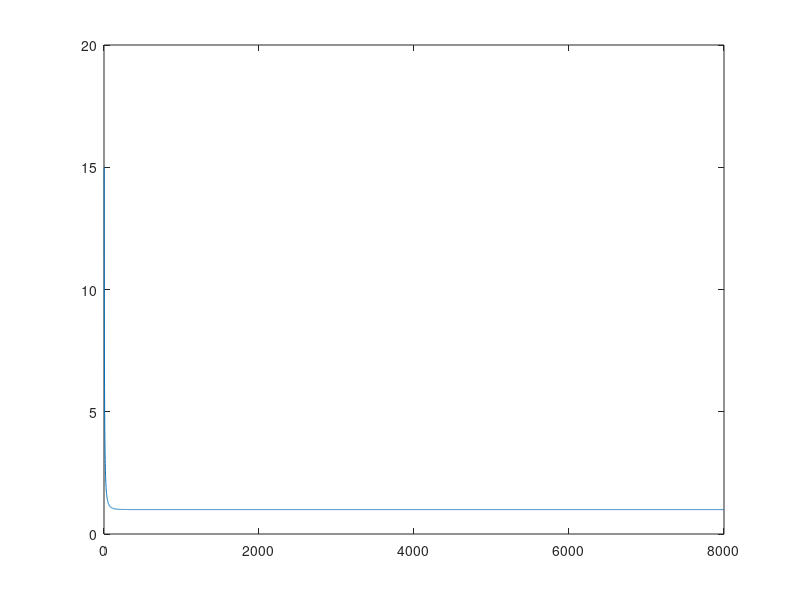

Reproduce this figure in MATLAB.
n = 8000; %Número de iteraciones

%Creación de variables
H=zeros(n,1);
M=zeros(n,1);
X3=zeros(n,1);
M3=zeros(n,1);
T3=zeros(n,1);
F3=zeros(n,1);

%Condiciones iniciales
Ks = 0.5; %Apertura de la salida (entre 0 y 1)
dens = 1; %densidad del fluido
A = 1; %area del tanque
g=9.8; %Gravedad
Tm = 0.01; % tiempo de muestreo
F1 = 3*ones(n,1);
F2=0*ones(n,1);
X1=1;
X2=1;
T1=60;
T2=60;
Q=1;
Cp=1;

H(1) = 0.1; %Altura inicial del fluido
M(1) = dens*A*H(1); %Masa total almacenada
X3(1) = 15; %concentración inicial del soluto
M3(1) = dens*A*H(1)*X3(1);%Masa inicial en el tanque (cantidad de soluto)
T3(1) = 40; %Temperatura inicial

%Iteraciones
for i=2:n
    F3(i)=Ks*sqrt(2*g*H(i-1));
    X3(i)=M3(i-1)/(dens*A*H(i-1));
    H(i) = Tm*(F1(i) + F2(i)-F3(i))/(dens*A) + H(i-1);
    M3(i) = Tm*(F1(i)*X1 + F2(i)*X2 - F3(i)*X3(i)) + M3(i-1);
    M(i) = dens*A*H(i);
    T3(i) = ( (F1(i)*T1 + F2(i)*T2 - F3(i)*T3(i-1)+Q/Cp)*Tm + M(i-1)*T3(i-1)  )/M(i);
    MT3(i)=M(i)*T3(i);
end

%% Plot
plot(H)

plot(X3)